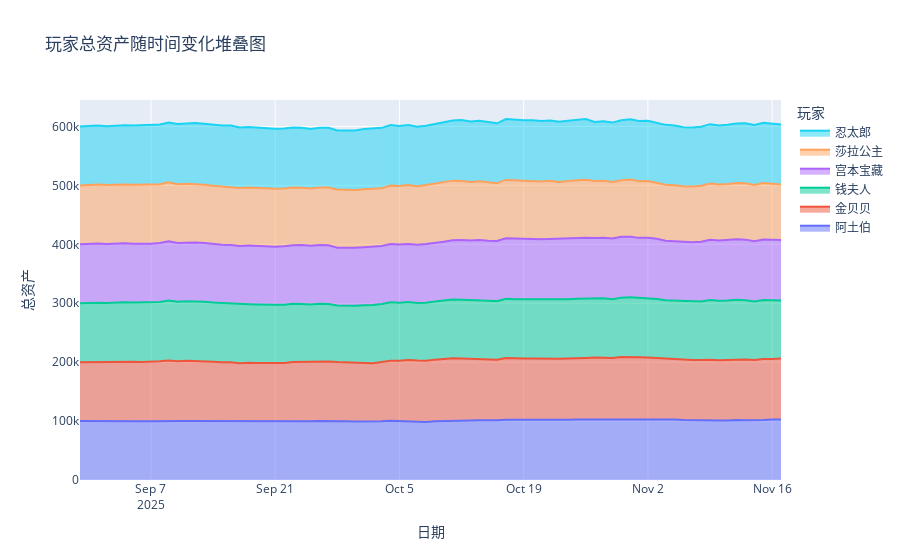

Notebook code for this chart:
### Markdown cell above
我想用plotly实现一个面积堆叠图可视化比较每个人的总资产

- 每个人使用不同的颜色
- 横轴是时间，纵轴上颜色的高度表示一个人资产的多少

### Code cell
import plotly.graph_objects as go
import pandas as pd

# Create a new figure
fig = go.Figure()

# Get the dates from one of the player dataframes (assuming all have the same dates)
dates = player_dataframes[player_names[0]]['date']

# Add a stacked area trace for each player
for player_name in player_names:
    df = player_dataframes[player_name]
    fig.add_trace(go.Scatter(
        x=dates,
        y=df['total_assets'],
        mode='lines',
        name=player_name,
        stackgroup='one'# This creates the stacked area effect
    ))

# Update layout for title and axis labels
fig.update_layout(
    title_text='玩家总资产随时间变化堆叠图',
    xaxis_title='日期',
    yaxis_title='总资产',
    hovermode='x unified', # Unified hover for better comparison
    legend_title_text='玩家'
)

# Show the figure
fig.show()
